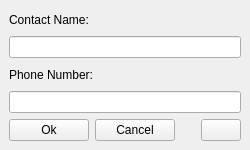
<ui version="4.0" >
 <class>addrbook</class>
 <widget class="QWidget" name="addrbook" >
  <property name="geometry" >
   <rect>
    <x>0</x>
    <y>0</y>
    <width>250</width>
    <height>150</height>
   </rect>
  </property>
  <property name="sizePolicy" >
   <sizepolicy vsizetype="Fixed" hsizetype="Fixed" >
    <horstretch>0</horstretch>
    <verstretch>0</verstretch>
   </sizepolicy>
  </property>
  <property name="minimumSize" >
   <size>
    <width>250</width>
    <height>150</height>
   </size>
  </property>
  <property name="maximumSize" >
   <size>
    <width>250</width>
    <height>150</height>
   </size>
  </property>
  <property name="windowTitle" >
   <string>Contact</string>
  </property>
  <layout class="QVBoxLayout" >
   <property name="spacing" >
    <number>6</number>
   </property>
   <property name="leftMargin" >
    <number>9</number>
   </property>
   <property name="topMargin" >
    <number>9</number>
   </property>
   <property name="rightMargin" >
    <number>9</number>
   </property>
   <property name="bottomMargin" >
    <number>9</number>
   </property>
   <item>
    <widget class="QLabel" name="label" >
     <property name="toolTip" >
      <string>Name used to identify this contact</string>
     </property>
     <property name="text" >
      <string>Contact Name:</string>
     </property>
    </widget>
   </item>
   <item>
    <widget class="QLineEdit" name="abk_contact" >
     <property name="toolTip" >
      <string>Name used to identify this contact</string>
     </property>
    </widget>
   </item>
   <item>
    <widget class="QLabel" name="label_2" >
     <property name="toolTip" >
      <string>Number or URI used to reach this contact</string>
     </property>
     <property name="text" >
      <string>Phone Number:</string>
     </property>
    </widget>
   </item>
   <item>
    <widget class="QLineEdit" name="abk_number" >
     <property name="toolTip" >
      <string>Number or URI used to reach this contact</string>
     </property>
    </widget>
   </item>
   <item>
    <layout class="QHBoxLayout" >
     <property name="spacing" >
      <number>6</number>
     </property>
     <property name="leftMargin" >
      <number>0</number>
     </property>
     <property name="topMargin" >
      <number>0</number>
     </property>
     <property name="rightMargin" >
      <number>0</number>
     </property>
     <property name="bottomMargin" >
      <number>0</number>
     </property>
     <item>
      <widget class="QPushButton" name="abk_accept" >
       <property name="toolTip" >
        <string>Update the contact data</string>
       </property>
       <property name="text" >
        <string>Ok</string>
       </property>
      </widget>
     </item>
     <item>
      <widget class="QPushButton" name="button_hide" >
       <property name="toolTip" >
        <string>Abandon changes and exit</string>
       </property>
       <property name="text" >
        <string>Cancel</string>
       </property>
      </widget>
     </item>
     <item>
      <spacer>
       <property name="orientation" >
        <enum>Qt::Horizontal</enum>
       </property>
       <property name="sizeHint" >
        <size>
         <width>40</width>
         <height>20</height>
        </size>
       </property>
      </spacer>
     </item>
     <item>
      <widget class="QPushButton" name="help_show" >
       <property name="toolTip" >
        <string>Help on this window</string>
       </property>
       <property name="accessibleName" >
        <string>help_show:2</string>
       </property>
       <property name="text" >
        <string/>
       </property>
       <property name="icon" >
        <iconset>quest.png</iconset>
       </property>
       <property name="checkable" >
        <bool>true</bool>
       </property>
      </widget>
     </item>
    </layout>
   </item>
  </layout>
 </widget>
 <resources/>
 <connections/>
</ui>
